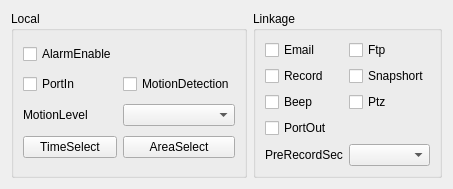
       <widget class="QWidget" name="TabAlarm">
        <attribute name="title">
         <string>Alarm</string>
        </attribute>
        <layout class="QGridLayout" name="gridLayout_35">
         <item row="0" column="0">
          <widget class="QGroupBox" name="groupBox_5">
           <property name="title">
            <string>Local</string>
           </property>
           <layout class="QGridLayout" name="gridLayout_34">
            <item row="1" column="2">
             <widget class="QCheckBox" name="CBoxAlmEnableMotionDetection">
              <property name="text">
               <string>MotionDetection</string>
              </property>
             </widget>
            </item>
            <item row="1" column="1">
             <widget class="QCheckBox" name="CBoxAlmLEnablePortIn">
              <property name="text">
               <string>PortIn</string>
              </property>
             </widget>
            </item>
            <item row="0" column="1">
             <widget class="QCheckBox" name="CBoxAlmEnable">
              <property name="text">
               <string>AlarmEnable</string>
              </property>
             </widget>
            </item>
            <item row="3" column="1">
             <widget class="QPushButton" name="BtnAlmTimeSelect">
              <property name="text">
               <string>TimeSelect</string>
              </property>
             </widget>
            </item>
            <item row="3" column="2">
             <widget class="QPushButton" name="BtnAlmAreaSelect">
              <property name="text">
               <string>AreaSelect</string>
              </property>
             </widget>
            </item>
            <item row="2" column="2">
             <widget class="QComboBox" name="CBoxAlmMotionLevel"/>
            </item>
            <item row="2" column="1">
             <widget class="QLabel" name="LabAlmMotionLevel">
              <property name="text">
               <string>MotionLevel</string>
              </property>
             </widget>
            </item>
           </layout>
          </widget>
         </item>
         <item row="0" column="1">
          <widget class="QGroupBox" name="groupBox_4">
           <property name="title">
            <string>Linkage</string>
           </property>
           <layout class="QGridLayout" name="gridLayout_33">
            <item row="2" column="0">
             <widget class="QCheckBox" name="CBoxAlmLinkageBeep">
              <property name="text">
               <string>Beep</string>
              </property>
             </widget>
            </item>
            <item row="0" column="0">
             <widget class="QCheckBox" name="CBoxAlmLinkageEmail">
              <property name="text">
               <string>Email</string>
              </property>
             </widget>
            </item>
            <item row="0" column="1">
             <widget class="QCheckBox" name="CBoxAlmLinkageFtp">
              <property name="text">
               <string>Ftp</string>
              </property>
             </widget>
            </item>
            <item row="1" column="0">
             <widget class="QCheckBox" name="CBoxAlmLinkageRecord">
              <property name="text">
               <string>Record</string>
              </property>
             </widget>
            </item>
            <item row="1" column="1">
             <widget class="QCheckBox" name="CBoxAlmLinkageSnapshort">
              <property name="text">
               <string>Snapshort</string>
              </property>
             </widget>
            </item>
            <item row="2" column="1">
             <widget class="QCheckBox" name="CBoxAlmLinkagePtz">
              <property name="text">
               <string>Ptz</string>
              </property>
             </widget>
            </item>
            <item row="4" column="1">
             <widget class="QComboBox" name="CBoxalmPreRcordSecond"/>
            </item>
            <item row="4" column="0">
             <widget class="QLabel" name="LabAlmPreRecordSecond">
              <property name="text">
               <string>PreRecordSec</string>
              </property>
             </widget>
            </item>
            <item row="3" column="0">
             <widget class="QCheckBox" name="CBoxAlmLinkagePortOut">
              <property name="text">
               <string>PortOut</string>
              </property>
             </widget>
            </item>
           </layout>
          </widget>
         </item>
        </layout>
       </widget>
